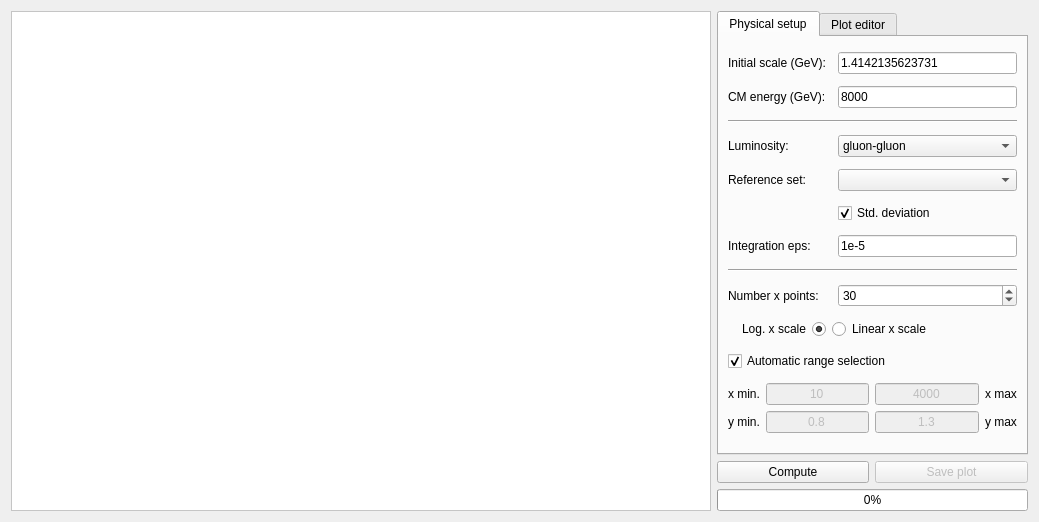
<?xml version="1.0" encoding="UTF-8"?>
<ui version="4.0">
 <class>PlotLumi</class>
 <widget class="QWidget" name="PlotLumi">
  <property name="geometry">
   <rect>
    <x>0</x>
    <y>0</y>
    <width>1039</width>
    <height>518</height>
   </rect>
  </property>
  <property name="windowTitle">
   <string>Luminosity</string>
  </property>
  <property name="windowIcon">
   <iconset resource="../resources/resource.qrc">
    <normaloff>:/icons/logo.png</normaloff>:/icons/logo.png</iconset>
  </property>
  <layout class="QGridLayout" name="gridLayout">
   <item row="0" column="0" rowspan="3">
    <widget class="QGraphicsView" name="graphicsView">
     <property name="minimumSize">
      <size>
       <width>700</width>
       <height>500</height>
      </size>
     </property>
     <property name="styleSheet">
      <string notr="true">background-image: url(:/images/splash.png);
background-repeat: no;
background-position: center;
background-color: rgb(255, 255, 255);</string>
     </property>
    </widget>
   </item>
   <item row="0" column="1" colspan="2">
    <widget class="QTabWidget" name="tabWidget">
     <property name="currentIndex">
      <number>0</number>
     </property>
     <widget class="QWidget" name="tab">
      <attribute name="title">
       <string>Physical setup</string>
      </attribute>
      <layout class="QGridLayout" name="gridLayout_3">
       <item row="10" column="1" colspan="2">
        <widget class="QRadioButton" name="lin">
         <property name="layoutDirection">
          <enum>Qt::LeftToRight</enum>
         </property>
         <property name="text">
          <string>Linear x scale</string>
         </property>
        </widget>
       </item>
       <item row="0" column="0" colspan="2">
        <widget class="QLabel" name="label">
         <property name="text">
          <string>Initial scale (GeV):</string>
         </property>
        </widget>
       </item>
       <item row="0" column="2">
        <widget class="QLineEdit" name="Qi">
         <property name="text">
          <string>1.4142135623731</string>
         </property>
        </widget>
       </item>
       <item row="2" column="0" colspan="3">
        <widget class="Line" name="line">
         <property name="orientation">
          <enum>Qt::Horizontal</enum>
         </property>
        </widget>
       </item>
       <item row="3" column="2">
        <widget class="QComboBox" name="PDFflavor">
         <property name="currentIndex">
          <number>0</number>
         </property>
         <item>
          <property name="text">
           <string>gluon-gluon</string>
          </property>
         </item>
         <item>
          <property name="text">
           <string>quark-antiquark</string>
          </property>
         </item>
         <item>
          <property name="text">
           <string>quark-gluon</string>
          </property>
         </item>
         <item>
          <property name="text">
           <string>charm-anticharm</string>
          </property>
         </item>
         <item>
          <property name="text">
           <string>bottom-antibottom</string>
          </property>
         </item>
         <item>
          <property name="text">
           <string>charm-gluon</string>
          </property>
         </item>
         <item>
          <property name="text">
           <string>bottom-gluon</string>
          </property>
         </item>
         <item>
          <property name="text">
           <string>quark-quark</string>
          </property>
         </item>
         <item>
          <property name="text">
           <string>photon-photon</string>
          </property>
         </item>
         <item>
          <property name="text">
           <string>photon-gluon</string>
          </property>
         </item>
        </widget>
       </item>
       <item row="3" column="0">
        <widget class="QLabel" name="label_3">
         <property name="text">
          <string>Luminosity:</string>
         </property>
        </widget>
       </item>
       <item row="8" column="0" colspan="3">
        <widget class="Line" name="line_2">
         <property name="orientation">
          <enum>Qt::Horizontal</enum>
         </property>
        </widget>
       </item>
       <item row="9" column="0" colspan="2">
        <widget class="QLabel" name="label_9">
         <property name="text">
          <string>Number x points:</string>
         </property>
        </widget>
       </item>
       <item row="9" column="2">
        <widget class="QSpinBox" name="xpoints">
         <property name="minimum">
          <number>1</number>
         </property>
         <property name="maximum">
          <number>1000000000</number>
         </property>
         <property name="value">
          <number>30</number>
         </property>
        </widget>
       </item>
       <item row="11" column="0" colspan="3">
        <widget class="QCheckBox" name="automaticrange">
         <property name="layoutDirection">
          <enum>Qt::LeftToRight</enum>
         </property>
         <property name="text">
          <string>Automatic range selection</string>
         </property>
         <property name="checked">
          <bool>true</bool>
         </property>
        </widget>
       </item>
       <item row="4" column="0">
        <widget class="QLabel" name="label_4">
         <property name="text">
          <string>Reference set:</string>
         </property>
        </widget>
       </item>
       <item row="10" column="0">
        <widget class="QRadioButton" name="log">
         <property name="layoutDirection">
          <enum>Qt::RightToLeft</enum>
         </property>
         <property name="text">
          <string>Log. x scale</string>
         </property>
         <property name="checked">
          <bool>true</bool>
         </property>
        </widget>
       </item>
       <item row="12" column="0" colspan="3">
        <layout class="QGridLayout" name="gridLayout_2">
         <item row="0" column="0">
          <widget class="QLabel" name="label_5">
           <property name="text">
            <string>x min.</string>
           </property>
          </widget>
         </item>
         <item row="0" column="1">
          <widget class="QLineEdit" name="xmin">
           <property name="enabled">
            <bool>false</bool>
           </property>
           <property name="text">
            <string>10</string>
           </property>
           <property name="alignment">
            <set>Qt::AlignCenter</set>
           </property>
          </widget>
         </item>
         <item row="0" column="2">
          <widget class="QLineEdit" name="xmax">
           <property name="enabled">
            <bool>false</bool>
           </property>
           <property name="text">
            <string>4000</string>
           </property>
           <property name="alignment">
            <set>Qt::AlignCenter</set>
           </property>
          </widget>
         </item>
         <item row="0" column="3">
          <widget class="QLabel" name="label_6">
           <property name="text">
            <string>x max</string>
           </property>
          </widget>
         </item>
         <item row="1" column="0">
          <widget class="QLabel" name="label_8">
           <property name="text">
            <string>y min.</string>
           </property>
          </widget>
         </item>
         <item row="1" column="1">
          <widget class="QLineEdit" name="ymin">
           <property name="enabled">
            <bool>false</bool>
           </property>
           <property name="text">
            <string>0.8</string>
           </property>
           <property name="alignment">
            <set>Qt::AlignCenter</set>
           </property>
          </widget>
         </item>
         <item row="1" column="2">
          <widget class="QLineEdit" name="ymax">
           <property name="enabled">
            <bool>false</bool>
           </property>
           <property name="text">
            <string>1.3</string>
           </property>
           <property name="alignment">
            <set>Qt::AlignCenter</set>
           </property>
          </widget>
         </item>
         <item row="1" column="3">
          <widget class="QLabel" name="label_7">
           <property name="text">
            <string>y max</string>
           </property>
          </widget>
         </item>
        </layout>
       </item>
       <item row="7" column="0">
        <widget class="QLabel" name="label_13">
         <property name="text">
          <string>Integration eps:</string>
         </property>
        </widget>
       </item>
       <item row="6" column="2">
        <widget class="QCheckBox" name="stddev">
         <property name="text">
          <string>Std. deviation</string>
         </property>
         <property name="checked">
          <bool>true</bool>
         </property>
        </widget>
       </item>
       <item row="4" column="2">
        <widget class="QComboBox" name="referenceSet"/>
       </item>
       <item row="1" column="0">
        <widget class="QLabel" name="label_14">
         <property name="text">
          <string>CM energy (GeV):</string>
         </property>
        </widget>
       </item>
       <item row="7" column="2">
        <widget class="QLineEdit" name="integration">
         <property name="text">
          <string>1e-5</string>
         </property>
        </widget>
       </item>
       <item row="1" column="2">
        <widget class="QLineEdit" name="cmenergy">
         <property name="text">
          <string>8000</string>
         </property>
        </widget>
       </item>
      </layout>
     </widget>
     <widget class="QWidget" name="tab_2">
      <attribute name="title">
       <string>Plot editor</string>
      </attribute>
      <layout class="QGridLayout" name="gridLayout_4">
       <item row="3" column="0" colspan="2">
        <widget class="QLineEdit" name="xtitle"/>
       </item>
       <item row="0" column="0">
        <widget class="QLabel" name="label_10">
         <property name="text">
          <string>Plot Title:</string>
         </property>
        </widget>
       </item>
       <item row="2" column="0">
        <widget class="QLabel" name="label_11">
         <property name="text">
          <string>X axis label:</string>
         </property>
        </widget>
       </item>
       <item row="4" column="0">
        <widget class="QLabel" name="label_12">
         <property name="text">
          <string>Y axis label:</string>
         </property>
        </widget>
       </item>
       <item row="6" column="0" colspan="2">
        <widget class="Line" name="line_3">
         <property name="orientation">
          <enum>Qt::Horizontal</enum>
         </property>
        </widget>
       </item>
       <item row="1" column="0" colspan="2">
        <widget class="QLineEdit" name="title"/>
       </item>
       <item row="7" column="1">
        <spacer name="verticalSpacer">
         <property name="orientation">
          <enum>Qt::Vertical</enum>
         </property>
         <property name="sizeHint" stdset="0">
          <size>
           <width>20</width>
           <height>59</height>
          </size>
         </property>
        </spacer>
       </item>
       <item row="5" column="0" colspan="2">
        <widget class="QLineEdit" name="ytitle"/>
       </item>
      </layout>
     </widget>
    </widget>
   </item>
   <item row="1" column="1">
    <widget class="QPushButton" name="playButton">
     <property name="styleSheet">
      <string notr="true"/>
     </property>
     <property name="text">
      <string>Compute</string>
     </property>
     <property name="icon">
      <iconset resource="../resources/resource.qrc">
       <normaloff>:/images/StepForwardNormalBlue.png</normaloff>:/images/StepForwardNormalBlue.png</iconset>
     </property>
     <property name="iconSize">
      <size>
       <width>32</width>
       <height>32</height>
      </size>
     </property>
    </widget>
   </item>
   <item row="1" column="2">
    <widget class="QPushButton" name="saveButton">
     <property name="enabled">
      <bool>false</bool>
     </property>
     <property name="styleSheet">
      <string notr="true"/>
     </property>
     <property name="text">
      <string>Save plot</string>
     </property>
     <property name="icon">
      <iconset resource="../resources/resource.qrc">
       <normaloff>:/images/save-32x32.png</normaloff>:/images/save-32x32.png</iconset>
     </property>
     <property name="iconSize">
      <size>
       <width>32</width>
       <height>32</height>
      </size>
     </property>
    </widget>
   </item>
   <item row="2" column="1" colspan="2">
    <widget class="QProgressBar" name="progressBar">
     <property name="value">
      <number>0</number>
     </property>
     <property name="textVisible">
      <bool>true</bool>
     </property>
     <property name="orientation">
      <enum>Qt::Horizontal</enum>
     </property>
     <property name="invertedAppearance">
      <bool>false</bool>
     </property>
    </widget>
   </item>
  </layout>
 </widget>
 <resources>
  <include location="../resources/resource.qrc"/>
 </resources>
 <connections/>
</ui>
